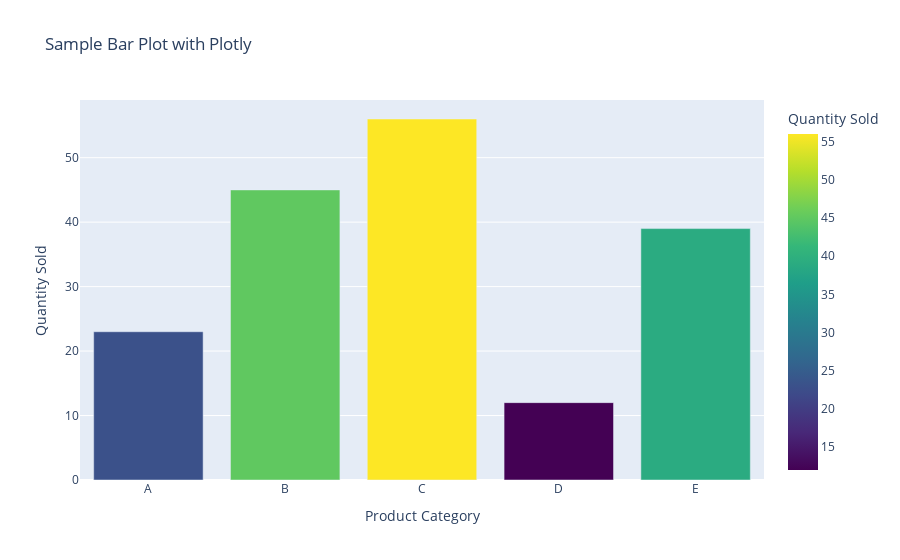

The notebook cell this image was saved under:
### Markdown cell above
### 5. Generate a bar plot using Plotly.

### Code cell
import plotly.express as px
import pandas as pd

# Sample data for the bar plot
data = {
    'Category': ['A', 'B', 'C', 'D', 'E'],
    'Values': [23, 45, 56, 12, 39]
}
df = pd.DataFrame(data)

# Create the bar plot using Plotly Express
fig = px.bar(
    df, 
    x='Category', 
    y='Values', 
    title='Sample Bar Plot with Plotly',
    labels={'Category': 'Product Category', 'Values': 'Quantity Sold'},
    color='Values', # Color bars based on their values
    color_continuous_scale=px.colors.sequential.Viridis # Choose a color scale
)

# Update layout for better appearance
fig.update_layout(xaxis_title_font_size=14, yaxis_title_font_size=14)

# Show the plot (this will open in your browser or display in Jupyter)
fig.show()

### Figure 1 — Plotly figure (JSON) as saved in the notebook; plotly's stock layout.template omitted (floating-point values rounded to 4 significant figures)
{"data": [{"hovertemplate": "Product Category=%{x}<br>Quantity Sold=%{marker.color}<extra></extra>", "legendgroup": "", "marker": {"color": [23, 45, 56, 12, 39], "coloraxis": "coloraxis", "pattern": {"shape": ""}}, "name": "", "orientation": "v", "showlegend": false, "textposition": "auto", "type": "bar", "x": ["A", "B", "C", "D", "E"], "xaxis": "x", "y": [23, 45, 56, 12, 39], "yaxis": "y"}], "layout": {"barmode": "relative", "coloraxis": {"colorbar": {"title": {"text": "Quantity Sold"}}, "colorscale": [[0, "#440154"], [0.1111, "#482878"], [0.2222, "#3e4989"], [0.3333, "#31688e"], [0.4444, "#26828e"], [0.5556, "#1f9e89"], [0.6667, "#35b779"], [0.7778, "#6ece58"], [0.8889, "#b5de2b"], [1, "#fde725"]]}, "legend": {"tracegroupgap": 0}, "title": {"text": "Sample Bar Plot with Plotly"}, "xaxis": {"anchor": "y", "domain": [0, 1], "title": {"font": {"size": 14}, "text": "Product Category"}}, "yaxis": {"anchor": "x", "domain": [0, 1], "title": {"font": {"size": 14}, "text": "Quantity Sold"}}}}
